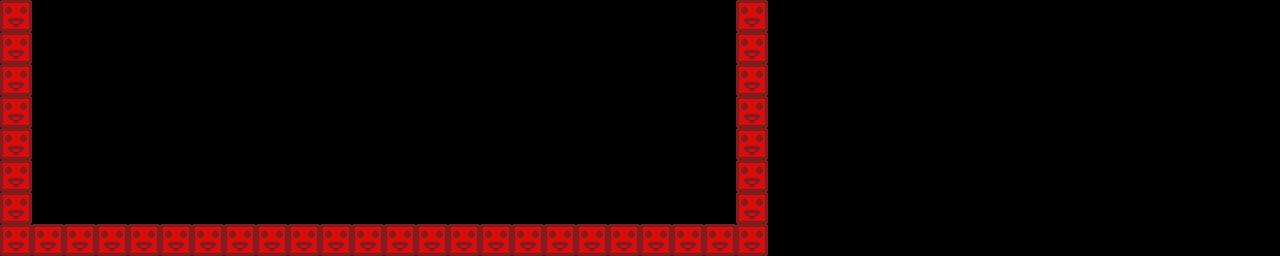

A level layout from a 2D game, rendered from its tile map. Below: a short description, then the map file with tile-grid data replaced by summaries:
An orthogonal 40x8 tile map with 32x32 px tiles, 3 tile layers (red, green, blue) and 6 objects.

<map version="1.0.0" orientation="orthogonal" renderorder="right-down" width="40" height="8" tilewidth="32" tileheight="32" nextobjectid="14">
 <tileset firstgid="1" source="blocks.tsx" />
 <layer name="red" width="40" height="8">
  <data>[320 cells, 38 non-empty, 1 distinct tile ids]</data>
 </layer>
 <layer name="green" width="40" height="8">
  <data>[320 cells, 0 non-empty, 0 distinct tile ids]</data>
 </layer>
 <layer name="blue" width="40" height="8">
  <data>[320 cells, 0 non-empty, 0 distinct tile ids]</data>
 </layer>
 <objectgroup name="crystals">
  <object id="8" x="131" y="114">
   <ellipse />
  </object>
  <object id="9" x="231" y="42" width="1">
   <ellipse />
  </object>
  <object id="10" x="360" y="110">
   <ellipse />
  </object>
  <object id="11" x="568" y="34">
   <ellipse />
  </object>
  <object id="12" x="597" y="116">
   <ellipse />
  </object>
  <object id="13" x="63" y="19">
   <ellipse />
  </object>
 </objectgroup>
</map>
